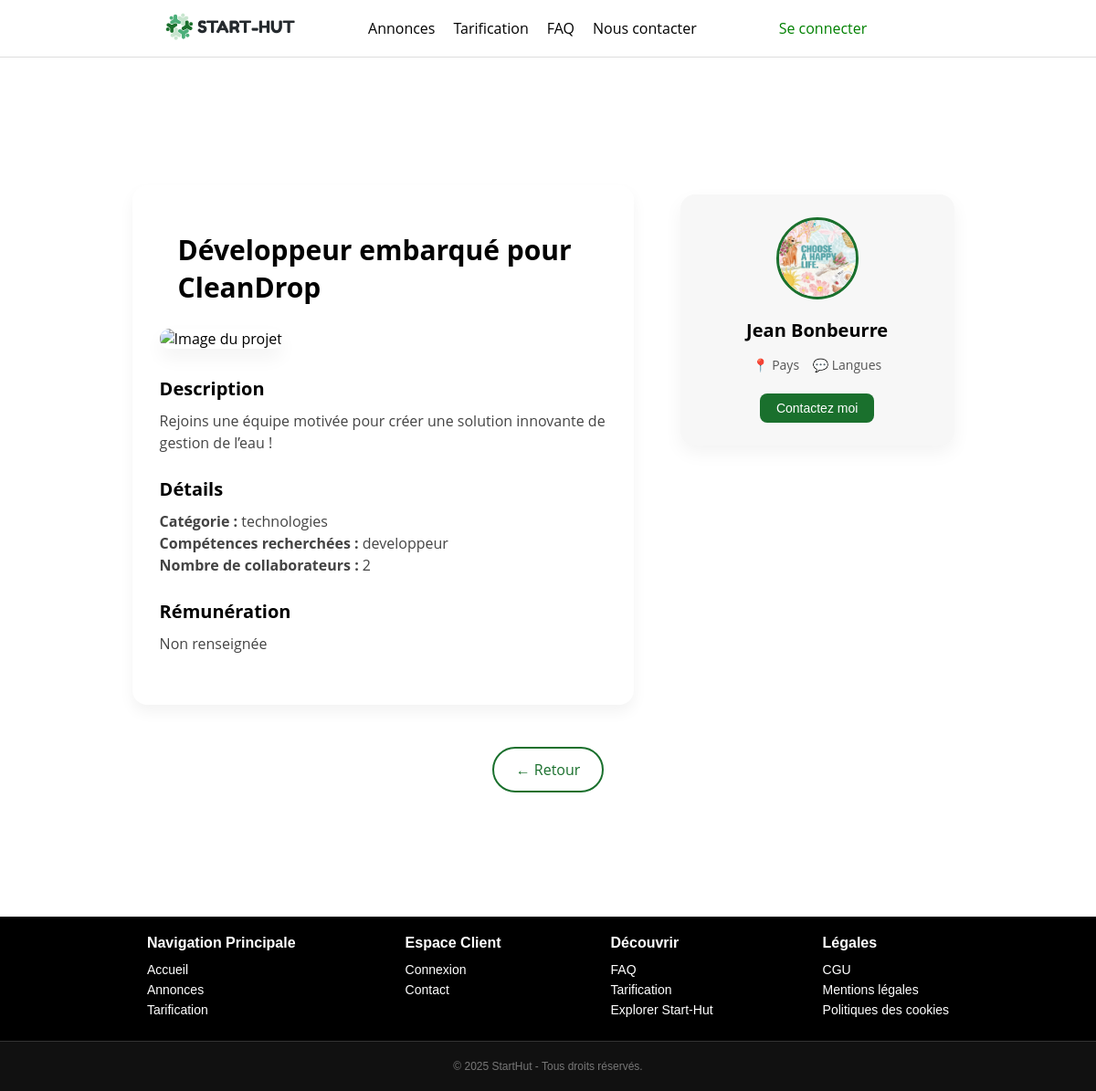
/src/views/annonce.php?id=3&from=index, run on the app's committed database.
### tables this page shows
CREATE TABLE Documents (
    id INT PRIMARY KEY AUTO_INCREMENT,
    proprietaire INT ,
    projet INT ,
    lien VARCHAR(255) NOT NULL,
    type ENUM('texte', 'image', 'video', 'pdf') NOT NULL ,

    FOREIGN KEY (proprietaire) REFERENCES Utilisateurs(id),
    FOREIGN KEY (projet) REFERENCES Projets(id)
);

CREATE TABLE Projets (
    id INT PRIMARY KEY AUTO_INCREMENT,
    createur INT NOT NULL,
    nom VARCHAR(255) NOT NULL UNIQUE,
    taches_effectuees INT NOT NULL  DEFAULT 0 CHECK (taches_effectuees >= 0),
    principe_du_projet TEXT NOT NULL ,
    definition_du_marche TEXT ,
    analyse_de_la_demande TEXT ,
    analyse_de_la_concurrence TEXT ,

    annonce_date_creation DATETIME NOT NULL ,
    annonce_titre VARCHAR(255) NOT NULL ,
    annonce_description TEXT NOT NULL ,
    annonce_competences_recherchees ENUM ('developpeur', 'designer', 'marketing', 'communication', 'autre') NOT NULL,
    annonce_categorie ENUM ('technologies', 'education', 'business', 'autre') NOT NULL,
    annonce_collaborateurs_souhaites INT NOT NULL ,
    annonce_remuneration DOUBLE NOT NULL DEFAULT 0 CHECK (annonce_remuneration >= 0),
    annonce_etat ENUM ('ouvert', 'ferme') NOT NULL ,

    FOREIGN KEY (createur) REFERENCES Utilisateurs(id)
);

CREATE TABLE Utilisateurs (
    id INT PRIMARY KEY AUTO_INCREMENT,
    nom VARCHAR(255) NOT NULL,
    prenom VARCHAR(255) NOT NULL ,
    email VARCHAR(255) NOT NULL UNIQUE,
    mot_de_passe VARCHAR(255) NOT NULL,
    description_profil VARCHAR(255),
    langues_parlees VARCHAR(255),
    type ENUM('porteur', 'collaborateur', 'admin') NOT NULL
);

### src/views/annonce.php (the view, shortened to what this page needs)
<!DOCTYPE html>
<html>
    <head>
         <link rel="stylesheet" href="/Start-Hut/public/assets/css/styles-meryem.css">
         <link rel="stylesheet" href="/Start-Hut/public/assets/css/styles-guillaume.css">
        <link rel="stylesheet" href="/Start-Hut/public/assets/css/styles.css">
    </head>
    <body>
        <?php
        include('../templates/header.php');
        $bdd = new PDO("mysql:host=" . DB_HOST . ";dbname=" . DB_NAME . ";charset=utf8", DB_USER, DB_PASS);
        $id_annonce = isset($_GET['id']) ? (int)$_GET['id'] : 0;
        $req = $bdd->prepare('SELECT p.*, u.nom, u.prenom, d.lien FROM Projets p
                     JOIN Utilisateurs u ON p.createur = u.id
                     LEFT JOIN Documents d ON p.id = d.projet AND d.type = "image"
                     WHERE p.id = ?');
        $req->execute([$id_annonce]);
        $annonce = $req->fetch(PDO::FETCH_ASSOC);
        ?>
        <div class="content">
        <div class="containerAnnonceFlex">
    <div class="annonceGauche">
        <h1 class="titreAnnonce"><?php echo htmlspecialchars($annonce['annonce_titre']); ?></h1>
        <img src="<?php echo $annonce['lien'] ?? 'https://vection-cms-prod.s3.eu-central-1.amazonaws.com/Adobe_Stock_525614074_8ab9bd18e3.jpeg'; ?>" alt="Image du projet" class="visuelAnnonce">
        <div class="description-bloc">
            <h3>Description</h3>
            <p><?php echo htmlspecialchars($annonce['annonce_description']); ?></p>
        </div>
        <div class="details-bloc">
            <h3>Détails</h3>
            <p><strong>Catégorie :</strong> <?php echo htmlspecialchars($annonce['annonce_categorie']); ?></p>
            <p><strong>Compétences recherchées :</strong> <?php echo htmlspecialchars($annonce['annonce_competences_recherchees']); ?></p>
            <p><strong>Nombre de collaborateurs :</strong> <?php echo htmlspecialchars($annonce['annonce_collaborateurs_souhaites']); ?></p>
        </div>
        <div class="remuneration-bloc">
    <h3>Rémunération</h3>
    <p>
        <?php
            echo isset($annonce['annonce_remuneration']) && $annonce['annonce_remuneration'] > 0
                ? htmlspecialchars($annonce['annonce_remuneration']) . ' €'
                : "Non renseignée";
        ?>
    </p>
</div>
    </div>
    <div class="annonceDroite">
        <div class="carteProfil">
            <img src="/Start-Hut/public/assets/img/APRIL.png" alt="Photo de profil" class="profilImage">
            <h2><?= htmlspecialchars($annonce['prenom'] . ' ' . $annonce['nom']); ?></h2>
            <p><span>📍</span> Pays &nbsp;&nbsp; <span>💬</span> Langues</p>
            <button class="btnContact" onclick="openChatModal(<?= $annonce['createur'] ?>)">Contactez moi</button>
        </div>
    </div>
</div>
            <?php
                $from_page = $_GET['from'] ?? 'annonces';
                $return_link = '/Start-Hut/src/views/annonces.php';
                if ($from_page === 'index') {
                    $return_link = '/Start-Hut/public/index.php';
                }
                ?>
                <div style="margin: 20px;">
                    <a href="<?= $return_link ?>" class="btnAction btnSecondaire">← Retour</a>
                </div>
        </div>
        <?php include('../templates/footer.php'); ?>
    </body>
</html>

### public/assets/css/styles-meryem.css (style rules this page uses)
:root { --primary-color: green; --primary-dark: rgb(6, 78, 6); --primary-light: #d1ffd1; --text-color: #333; --background: #f8f8f8; }
body { margin: 0; font-family: Arial, sans-serif; background-color: white; }
.containerAnnonceFlex { align-items: flex-start; display: flex; flex-wrap: wrap; justify-content: space-between; max-width: 1200px; margin: 80px auto 40px; padding: 0 20px; gap: 40px; }
.annonceGauche { flex: 1 1 60%; background-color: #ffffff; padding: 30px; border-radius: 16px; box-shadow: 0 8px 16px rgba(0, 0, 0, 0.05); text-align: left; }
.titreAnnonce { font-size: 30px; margin-bottom: 25px; font-weight: bold; text-align: left; }
.visuelAnnonce { width: 100%; border-radius: 30px; object-fit: cover; margin-bottom: 30px; box-shadow: 0 10px 20px rgba(0,0,0,0.05); }
.description-bloc, .details-bloc { margin-bottom: 25px; }
.description-bloc h3, .details-bloc h3 { font-size: 20px; margin-bottom: 10px; }
.description-bloc p, .details-bloc p { font-size: 16px; color: #444; line-height: 1.5; }
.roles-bloc, .remuneration-bloc { margin-bottom: 25px; }
.roles-bloc h3, .remuneration-bloc h3 { font-size: 20px; margin-bottom: 10px; }
.roles-bloc p, .remuneration-bloc p { font-size: 16px; color: #444; line-height: 1.5; }
.annonceDroite { margin-top: 10px; flex: 1 1 35%; display: flex; justify-content: center; align-items: center; }
.carteProfil { background: #f7f7f7; padding: 25px 20px; border-radius: 16px; text-align: center; width: 100%; max-width: 300px; box-shadow: 0 8px 20px rgba(0, 0, 0, 0.05); display: flex; flex-direction: column; align-items: center; gap: 10px; }
.profilImage { width: 90px; height: 90px; object-fit: cover; border-radius: 50%; margin-bottom: 10px; border: 3px solid #1A702D; }
.carteProfil h2 { font-size: 20px; margin-bottom: 5px; }
.carteProfil p { font-size: 14px; color: #555; margin-bottom: 12px; }
.btnContact { background-color: #1A702D; color: white; padding: 8px 18px; font-size: 14px; border: none; border-radius: 8px; cursor: pointer; transition: background-color 0.3s ease; }
.btnAction { background-color: #1A702D; color: white; padding: 12px 24px; font-size: 16px; border: none; border-radius: 30px; cursor: pointer; transition: all 0.3s ease; }
.btnSecondaire { background-color: transparent; color: #1A702D; border: 2px solid #1A702D; }

### public/assets/css/styles-guillaume.css (style rules this page uses)
a { color: green; text-decoration: none; }
.content { display: flex; flex-direction: column; align-items: center; justify-content: center; }

### public/assets/css/styles.css (style rules this page uses)
* { margin: 0; padding: 0; box-sizing: border-box; }
body { width: auto; font-family: 'Open Sans', sans-serif; display: flex; flex-direction: column; min-height: 100vh; }
html, body { margin: 0; padding: 0; overflow-x: hidden; width: 100vw; box-sizing: border-box; }
.content { display: flex; justify-content: center; align-items: center; flex-direction: column; text-align: center; padding-bottom: 100px; }
.content { width: 80%; margin: 30px auto; }
h1 { font-size: 2em; margin: 20px 0; padding-left: 20px; }

### data on the page
documents: projet.annonce_titre "Développeur embarqué pour CleanDrop", projet.annonce_description "Rejoins une équipe motivée pour créer une solution innovante de gestion de l’eau !", projet.annonce_categorie "technologies", projet.annonce_competences_recherchees "developpeur", projet.annonce_collaborateurs_souhaites "2", utilisateurs.prenom+nom "Jean Bonbeurre"
